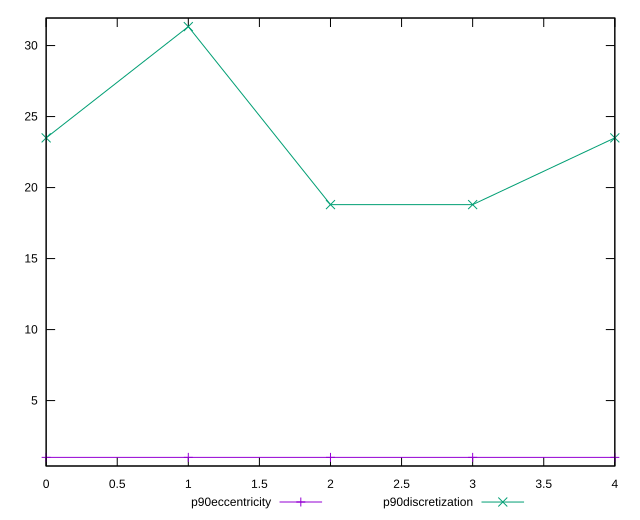

Write gnuplot code to recreate this figure.
reset

$p90Eccentricity <<EOF
0 1.0000000000000007
1 1.0000000000000024
2 1.0000000000000027
3 1
4 1.0000000000000013
EOF

$p90Discretization <<EOF
0 23.5
1 31.333333333333332
2 18.8
3 18.8
4 23.5
EOF

set key outside below
set xrange [0:4]
set yrange [0.3933333333333333:31.939999999999998]
set trange [0.3933333333333333:31.939999999999998]
set terminal svg size 640, 520 enhanced background rgb 'white'
set output "report_00013_2021-02-09T12-04-24.940Z/meta/score-difference/progression/eccentricity.svg"

plot $p90Eccentricity title "p90eccentricity" with linespoints, \
     $p90Discretization title "p90discretization" with linespoints

reset
